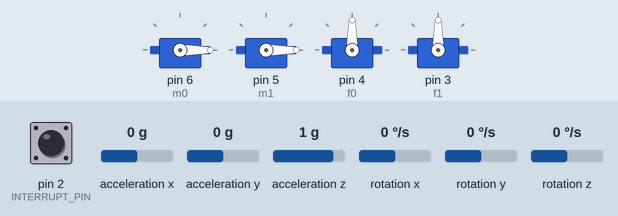
Bench run of a sketch on a simulated Arduino Uno, built with avr-gcc and run on an emulated ATmega328P. On the bench: 4 × servo. The inputs (shaded band) are chosen by the test bench; at power-on: pin 2 (INTERRUPT_PIN) LOW, acceleration x 0 g, acceleration y 0 g, acceleration z 1 g, rotation x 0 °/s, rotation y 0 °/s, rotation z 0 °/s. The sensor or clock chip raises its interrupt line as the real part does; what the sketch prints to the serial monitor is not drawn.

Above: at 0.6 s.
At 1.6 s:
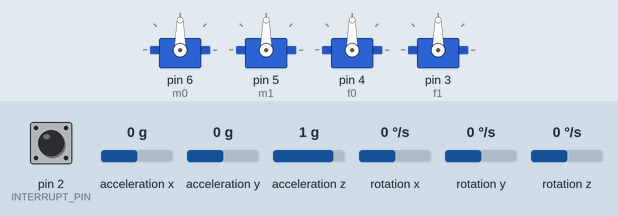
At 3.6 s:
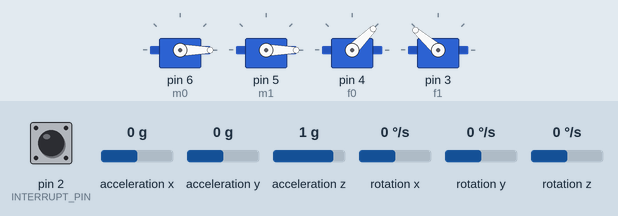
At 4.6 s:
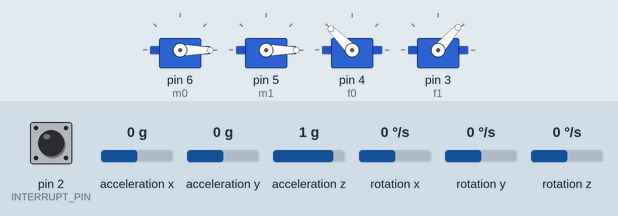
At 5.74 s:
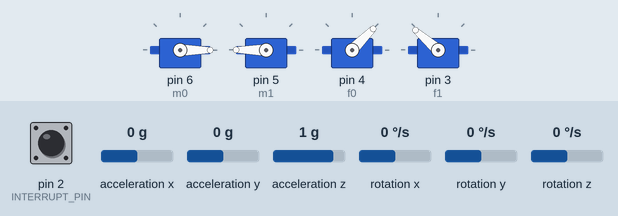
Timing chart, 0 to 7.5 s (numbered marks = the images above):
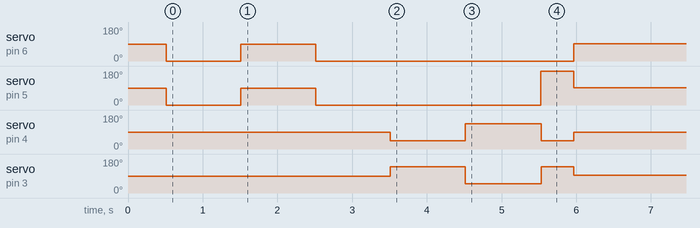

Measured:
- by itself, servo on pin 6 (m0): 90° → 0° at 0.51 s, → 90° 1.0 s later, → 0° 1.0 s later, → 92° 3.5 s later
- by itself, servo on pin 5 (m1): 90° → 0° at 0.51 s, → 90° 1.0 s later, → 0° 1.0 s later, → 180° 3.0 s later, … (5 changes in this stretch)
- by itself, servo on pin 4 (f0): 90° → 45° at 3.5 s, → 135° 1.0 s later, → 45° 1.0 s later, → 90° 0.44 s later
- by itself, servo on pin 3 (f1): 90° → 139° at 3.5 s, → 49° 1.0 s later, → 139° 1.0 s later, → 94° 0.44 s later

The sketch:

blgearmotor_imu_demo.ino
```cpp
#include <Servo.h>

// I2Cdev and MPU6050 must be installed as libraries, or else the .cpp/.h files
// for both classes must be in the include path of your project
#include "I2Cdev.h"
#include "MPU6050_6Axis_MotionApps20.h"

// Arduino Wire library is required if I2Cdev I2CDEV_ARDUINO_WIRE implementation
// is used in I2Cdev.h
#if I2CDEV_IMPLEMENTATION == I2CDEV_ARDUINO_WIRE
#include "Wire.h"
#endif

#include "SatelliteReceiver.h"

MPU6050 mpu;

#define INTERRUPT_PIN 2  // use pin 2 on Arduino Uno & most boards
#define C_DEG 180. / PI   // C_DEG

// MPU DMP control/status vars
bool dmpReady = false;  // set true if DMP init was successful
uint8_t mpuIntStatus;   // holds actual interrupt status byte from MPU
uint8_t devStatus;      // return status after each device operation (0 = success, !0 = error)
uint16_t packetSize;    // expected DMP packet size (default is 42 bytes)
uint16_t fifoCount;     // count of all bytes currently in FIFO
uint8_t fifoBuffer[64]; // FIFO storage buffer
volatile bool mpuInterrupt = false;     // indicates whether MPU interrupt pin has gone high

// orientation/motion vars
Quaternion q;           // [w, x, y, z]         quaternion container
VectorFloat gravity;    // [x, y, z]            gravity vector
float ypr[3];           // [yaw, pitch, roll]   yaw/pitch/roll container and gravity vector
//float euler[3];         // [psi, theta, phi]    Euler angle container
VectorInt16 gyro;

SatelliteReceiver sr;

Servo m0;     // left motor
Servo m1;     // right motor
Servo f0;     // left flipper
Servo f1;     // right flipper

bool debug = true;
unsigned long mill = 0;

#define SERVO_MIN   45
#define SERVO_MID   90
#define SERVO_MAX  135
#define SERVO_DELTA  4

void setup() {

  if(debug) Serial.begin(115200);

  // Configure MPU
  mpu_setup();

  m0.attach(6 );
  m1.attach(5 );

  f0.attach(4 );
  f1.attach(3 );

  if(debug) Serial.println("writing...");
  m0.write(0);  m1.write(0);
  delay(1000); //delay 1 second,  some speed controllers may need longer
  m0.write(90);  m1.write(90);
  delay(1000); //delay 1 second,  some speed controllers may need longer
  m0.write(0);  m1.write(0);
  delay(1000); //delay 1 second,  some speed controllers may need longer
  if(debug) Serial.println("done");

  //pinMode(13, OUTPUT);

  f0.write(SERVO_MIN);
  f1.write(SERVO_MAX + SERVO_DELTA);
  delay(1000);
  f0.write(SERVO_MAX);
  f1.write(SERVO_MIN + SERVO_DELTA);
  delay(1000);

  if(debug) Serial.println("Done with setup");
  unsigned long mill = millis();

}

static int minPWM = 1027;     // by inspection
static int maxPWM = 1985;     // by inspection
float midPWM      = 1488.;    // by inspection
float steeringGain = 1.;
float expo = 3.;           // expo coefficient
float limit = 0;             // travel limit in percentage
float yawP = 0.2;
float inverted = 0.;      // sign of gravity vector. ASSUMES MPU sitting on ground plane.

void loop() {
  if (!dmpReady) return;
  mpu_block();
  if (!mpu_overflow())
  {
    sr.getFrame(); // NOTE this doesnt handle drops at all. Make sure DMP rate is sufficient
    int  steerRaw    = map(sr.getAile(), 130, 870, minPWM, maxPWM);
    int  throttleRaw = map(sr.getElev(), 130, 870, minPWM, maxPWM);
    bool flipper     = sr.getGear() > 700;
    bool flip_flop   = sr.getAux() > 700;

    // TODO excess map() in here

    // Map to -1..1 and constrain to limits
    float steerStick    = mapf(steerRaw,    minPWM, maxPWM, -1.0+limit, 1.0-limit);
    float throttleStick = mapf(throttleRaw, minPWM, maxPWM, -1.0+limit, 1.0-limit); // OK
//    Serial.print(steerStick);Serial.print(" ");Serial.println(throttleStick);

    // Apply expo
    steerStick    = signf(steerStick)    * pow(abs(steerStick),    expo);
    throttleStick = signf(throttleStick) * pow(abs(throttleStick), expo);

    // set command to neutral
    int leftCmd  = midPWM;
    int rightCmd = midPWM;

    // detect our orientation
    inverted = -1. * signf(gravity.x);
    if (sr.stale()) // inhibit if we lost signal
    {
      Serial.println("stale inhibit");
      m0.writeMicroseconds(leftCmd);
      m1.writeMicroseconds(rightCmd);
      f0.write(SERVO_MID);
      f1.write(SERVO_MID + SERVO_DELTA);

  //    if (debug) Serial.println("Remove before flight inhibit");
    } else {
        //// MOTOR ////
        leftCmd  += throttleStick * (494.-(float)limit) * (inverted * -1.);
        rightCmd += throttleStick * (494.-(float)limit) * (inverted * -1.);

        // use guided solution
        // gyro_z is positive right hand rule (z is up )
        Serial.print("YPR: ");
        Serial.print(ypr[0]*C_DEG); Serial.print(" ");Serial.println(gyro.x);
        leftCmd  += (gyro.x * yawP * inverted) + (steerStick*steeringGain) * (494.-(float)limit);
        rightCmd -= (gyro.x * yawP * inverted) + (steerStick*steeringGain) * (494.-(float)limit);

      m0.writeMicroseconds(leftCmd);
      m1.writeMicroseconds(rightCmd);

      //// SERVO ////
      bool is_inverted = inverted > 0 ? 1 : 0;

      Serial.print("GEAR/AUX:  ");Serial.print(sr.getGear());Serial.print(" ");Serial.println(sr.getAux());
      Serial.print("FLIP/FLOP: ");Serial.print(flipper);Serial.print(" ");Serial.println(flip_flop);
      if(flip_flop)
      {
        if( flipper)
        {
          f0.write(SERVO_MAX);
          f1.write(SERVO_MAX + SERVO_DELTA);
        } else {
          f0.write(SERVO_MIN);
          f1.write(SERVO_MIN + SERVO_DELTA);
        }
      } else {
        if( flipper)
        {
          f0.write(SERVO_MID);
          f1.write(SERVO_MID + SERVO_DELTA);
        } else if( (~flipper & is_inverted) || (flipper & ~is_inverted) ) {
          f0.write(SERVO_MAX);
          f1.write(SERVO_MIN + SERVO_DELTA);
        } else {
          f0.write(SERVO_MIN);
          f1.write(SERVO_MAX + SERVO_DELTA);
        }
      }
    }

    if (debug)
    {
      Serial.print("flipper: ");Serial.print(flipper);Serial.print(" ");Serial.println(sr.getGear());
       Serial.print("Gravity: ");Serial.print(inverted); Serial.print(" ");Serial.println(gravity.x);
       Serial.print("L: ");Serial.print(leftCmd); Serial.print(" ");Serial.print(steerStick); Serial.print(" ");Serial.print(steerRaw);Serial.print(" ");Serial.print(sr.getAile());Serial.println(" steer ");  // throttle
       Serial.print("R: ");Serial.print(rightCmd);Serial.print(" ");Serial.print(throttleStick);Serial.print(" ");Serial.print(throttleRaw);Serial.print(" ");Serial.print(sr.getElev());Serial.println(" throttle ");  // elevator
       Serial.print("Loop time: ");Serial.println(millis() - mill);
    }
    mill = millis();

  }
}
static inline float signf(float val) {
 if (val < 0) return -1.;
 if (val==0) return 0.;
 return 1.;
}

float mapf(long x, long in_min, long in_max, float out_min, float out_max)
{
  // TODO: note this does not constrain
  return (float)(x - in_min) * (out_max - out_min) / (float)(in_max - in_min) + out_min;
}
```

SatelliteReceiver.h
```cpp
#ifndef SPECTRUMRECEIVER_H_
#define SPECTRUMRECEIVER_H_

// adaption of https://github.com/jbudworth/SpektrumSatRx to work with Redcon satellite
// information from https://www.spektrumrc.com/ProdInfo/Files/Remote%20Receiver%20Interfacing%20Rev%20A.pdf
// information from https://github.com/cleanflight/cleanflight/blob/master/src/main/rx/spektrum.c
// THIS CODE APPEARS TO WORK so long as you start up transmitter AFTER arduino is in loop()
// the reason why is that it is difficult to discren byte order if you catch it mid-stream, there is no unique header.

#define MASK_1024_CHANID 0xFC00


class SatelliteReceiver{
public:
SatelliteReceiver() {
  missCnt = 0;
}
void getFrame(void){
  if(Serial.available() > 16)
  {
    while(Serial.available() > 16)
    {
     missCnt = 0;
     uint8_t         spek_chan_shift = 2;
     uint8_t         spek_chan_mask = 0x03;

      for(index = 0; index <= 15; index++)
      {
        inByte = Serial.read();
        inData[index] = inByte;

  //      Serial.print(inByte);
  //    Serial.print(" ");
      }
  //  Serial.println(" ");

      // this assumes proper ordering
     for (int b = 0; b < 16; b += 2) {
          uint8_t spekChannel = 0x0F & (inData[b] >> spek_chan_shift);
          if (spekChannel < 7) {
            channel[spekChannel] = ((uint32_t)(inData[b] & spek_chan_mask) << 8) + inData[b+1];
  //          Serial.print(spekChannel);Serial.print(" ");Serial.println(channel[spekChannel]);
          }
       }
  //        Serial.println(" ");
     }
  } else {
    if (missCnt < 255)
      missCnt++;
  }
}

bool stale() {
  return missCnt > 25;    // missed 25 packets
}
int getAile(){
  return channel[1];
}
int getGear(){
  return channel[4];
}
int getAux(){
  return channel[5];
}
int getElev(){
  return channel[2];
}
int getThro(){
  return channel[0];
}
int getRudd(){
  return channel[3];
}

private:
  // int channels[8];
  // int prevByte;
  // int channel;
  // bool cByte;

  int missCnt;
  int channel[5];

  int inData[16];
  int index;
  int inByte;
};


#endif /* SPECTRUMRECEIVER_H_ */
```

mpu_abstraction.ino
```cpp
// Abstract away the MPU stuff so we can focus on code that matters

// ================================================================
// ===               INTERRUPT DETECTION ROUTINE                ===
// ================================================================
void dmpDataReady() {
  mpuInterrupt = true;
}


// ================================================================
// ===                          SETUP MPU                       ===
// ================================================================
void mpu_setup()
{
      // join I2C bus (I2Cdev library doesn't do this automatically)
  #if I2CDEV_IMPLEMENTATION == I2CDEV_ARDUINO_WIRE
    Wire.begin();
    Wire.setClock(400000); // 400kHz I2C clock. Comment this line if having compilation difficulties
  #elif I2CDEV_IMPLEMENTATION == I2CDEV_BUILTIN_FASTWIRE
    Fastwire::setup(400, true);
  #endif

  // initialize device
  Serial.println(F("Initializing I2C devices..."));
  mpu.initialize();
  pinMode(INTERRUPT_PIN, INPUT);

  // verify connection
  Serial.println(F("Testing device connections..."));
  Serial.println(mpu.testConnection() ? F("MPU6050 connection successful") : F("MPU6050 connection failed"));

  // load and configure the DMP
  Serial.println(F("Initializing DMP..."));
  devStatus = mpu.dmpInitialize();


      // supply offsets. Script below works well:
      // http://www.i2cdevlib.com/forums/topic/96-arduino-sketch-to-automatically-calculate-mpu6050-offsets/
      mpu.setXGyroOffset(39);
      mpu.setYGyroOffset(3);
      mpu.setZGyroOffset(5);
      mpu.setXAccelOffset(-3905);
      mpu.setYAccelOffset(-1291);
      mpu.setZAccelOffset(1560);

  // make sure it worked (returns 0 if so)
  if (devStatus == 0) {
    // turn on the DMP, now that it's ready
    Serial.println(F("Enabling DMP..."));
    mpu.setDMPEnabled(true);

    // enable Arduino interrupt detection
    Serial.println(F("Enabling interrupt detection (Arduino external interrupt 0)..."));
    attachInterrupt(digitalPinToInterrupt(INTERRUPT_PIN), dmpDataReady, RISING);
    mpuIntStatus = mpu.getIntStatus();

    // set our DMP Ready flag so the main loop() function knows it's okay to use it
    Serial.println(F("DMP ready! Waiting for first interrupt..."));
    dmpReady = true;

    // get expected DMP packet size for later comparison
    packetSize = mpu.dmpGetFIFOPacketSize();
  } else {
    // ERROR!
    // 1 = initial memory load failed
    // 2 = DMP configuration updates failed
    // (if it's going to break, usually the code will be 1)
    Serial.print(F("DMP Initialization failed (code "));
    Serial.print(devStatus);
    Serial.println(F(")"));
  }
}

void mpu_block()
{
    // wait for MPU interrupt or extra packet(s) available
  while (!mpuInterrupt && fifoCount < packetSize) {}

  // reset interrupt flag and get INT_STATUS byte
  mpuInterrupt = false;
  mpuIntStatus = mpu.getIntStatus();

  // get current FIFO count
  fifoCount = mpu.getFIFOCount();

}

void mpu_data()
{
      // wait for correct available data length, should be a VERY short wait
    while (fifoCount < packetSize) fifoCount = mpu.getFIFOCount();

    // read a packet from FIFO
    mpu.getFIFOBytes(fifoBuffer, packetSize);

    //// NOTE: ADdded this mid-May after ~ 1 month of lego/fischer bots. The MPU was 'flipping out' after
    //// hard sign changes and spewing garbage; this seems to fix it. It does slow down the rate at which you get
    //// data but since the MPU is integrating at a much higher rate this isn't an issue. IF YOU USE YOUR OWN COMPLIMENTARY
    //// FILTER THIS WILL BE A SHOW STOPPER! Not sure if my MPU is beat up, or if its a bad solder joint, or what.
    //mpu.resetFIFO();
    //// NOTE: try resoldering connector, try new mpu6050
    //// A few weeks ago values started drifting, from startup to convergence took a few seconds I swear initially it
    //// snapped to a correct value. may just be 'old'
    //// RESOLVED: replacing Arudino fixed issue.

    // track FIFO count here in case there is > 1 packet available
    // (this lets us immediately read more without waiting for an interrupt)
    fifoCount -= packetSize;

    // get data
    mpu.dmpGetQuaternion(&q, fifoBuffer);
//    mpu.dmpGetEuler(euler, &q);
    mpu.dmpGetGravity(&gravity, &q);
    mpu.dmpGetYawPitchRoll(ypr, &q, &gravity);
    mpu.dmpGetGyro(&gyro,fifoBuffer);
//    mpu.getMotion6(&ax, &ay, &az, &gx, &gy, &gz);
}


bool mpu_overflow()
{
  // check for overflow (this should never happen unless our code is too inefficient)
  if ((mpuIntStatus & 0x10) || fifoCount == 1024) {
    // reset so we can continue cleanly
    mpu.resetFIFO();
    Serial.println(F("FIFO overflow!"));
    return true;

    // otherwise, check for DMP data ready interrupt (this should happen frequently)
  } else if (mpuIntStatus & 0x02) {
    mpu_data();
  } else {
    Serial.println(F("Undefined status in mpu_overflow()!"));
  }
  return false;
}
```
